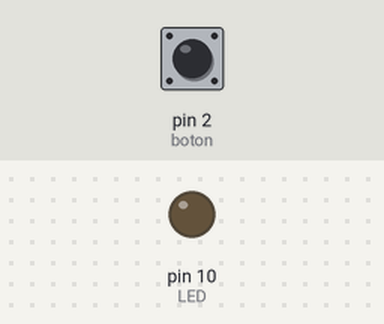
The sketch below on a simulated Arduino Uno, built with avr-gcc and run on an emulated ATmega328P. Parts: output pins drawn as LEDs (lit = HIGH). Dashed ring = blinking. The inputs (shaded band) are chosen by the test bench; at power-on: pin 2 (boton) HIGH.

Above: at 1.2 s.
1.3 s: pin 2 (boton) pulled LOW for 1 s
At 1.42 s:
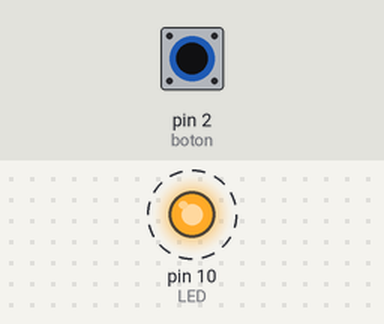
3.8 s: pin 2 (boton) pulled LOW for 0.15 s
At 4.1 s:
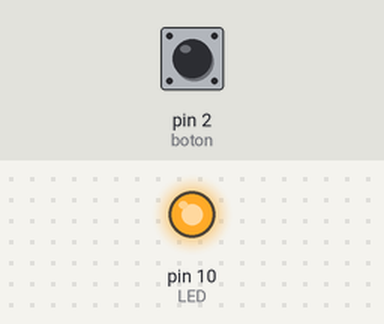
5.4 s: pin 2 (boton) pulled LOW for 3.2 s
At 8.8 s:
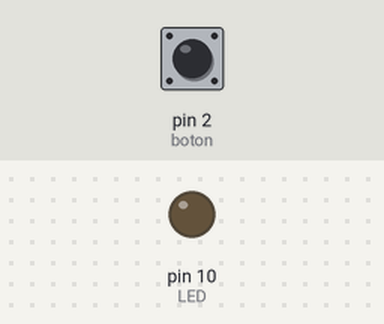
Timing chart, 0 to 10.3 s (numbered marks = the images above; inputs shaded):
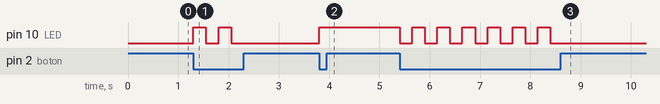

Measured:
- after the input at 1.3 s, pin 10 (LED): alternates HIGH for 0.25 s and LOW for 0.25 s, 4 changes in all, then stays LOW, starting at once
- after the input at 3.8 s, pin 10 (LED): LOW → HIGH at once
- after the input at 5.4 s, pin 10 (LED): alternates HIGH for 0.25 s and LOW for 0.25 s, 13 changes in all, then stays LOW, starting at once

The sketch:

interruptor.ino
```cpp
int LED = 10 ; int boton = 2 ;
bool estado = false ;
void setup()
{
   pinMode( LED, OUTPUT) ;
   pinMode( boton , INPUT_PULLUP) ;
   digitalWrite(LED , LOW) ; // Apagamos el LED al empezar
}
void loop()
{
    bool  valor =  digitalRead(boton) ;                 //leemos el botón: false  =  LOW
    if ( valor == false )                               // esto es que han pulsado el botón
    {
        estado = ! estado ;                       // cambiamos el estado
        digitalWrite(LED, estado) ;            // escribimos el nuevo valor
        delay(250) ;
    }
}
```
